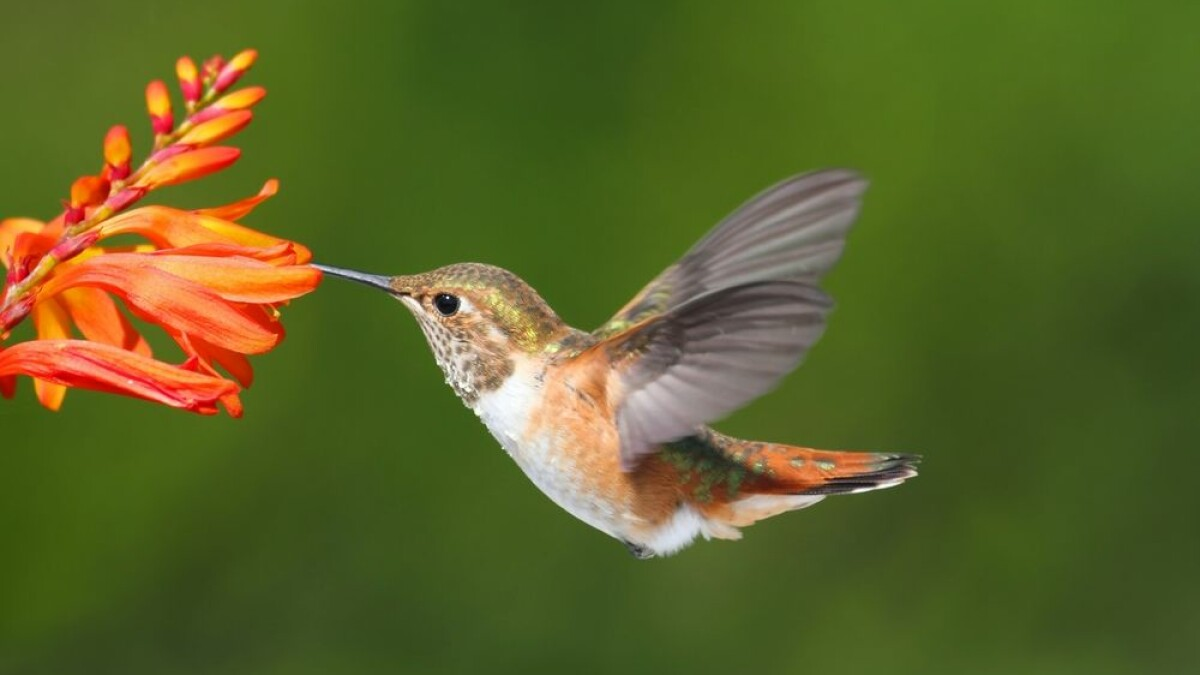
#> input picture Task -4/image2.jpg, 1200 x 675 px
$ jupyter execute 'Image to pencil sketch with python.ipynb'
#> lines starting #> are read from the running program, lines starting #| are printed output that depends on the picture
# LetsGrowMore (LGMVIP) - "DATA SCIENCE INTERNSHIP"

## LGMVIP July-22

#### _Created By - Zecil Jain_

### Task 4- Image to Pencil Sketch with Python

This is a short project aimed at converting RGB images into pencil sketches. The main library that we are going to use for this purpose is OpenCV.

### Importing Libraries

[cell 1]
import cv2
import matplotlib.pyplot as plt
plt.style.use('seaborn')

### Loading and Plotting the Original Image

Now that the libraries have been imported, we will be loading our target image that needs to be converted to a pencil sketch. For this we will be using imread function of cv2 library which takes the path of the file as the sole argument.

We will also be converting the image form its original format to RGB format for better processing.

[cell 2]
img = cv2.imread('image2.jpg')
#> img is the input picture: shape (675, 1200, 3); mean B, G, R 39, 98.7, 91.4
img = cv2.cvtColor(img, cv2.COLOR_BGR2RGB)
plt.figure(figsize=(8,8))
plt.imshow(img)
plt.axis('off')
plt.title('Original Image')
plt.show()

The above plot shows the image that we have imported and will be using for further processing.

### Converting the Original Image to Grayscale

To decrease the pixel complexity of image and increase the handling ease we will be converting this image to a grayscale format using cvtColor function.

[cell 3]
img_grayscale = cv2.cvtColor(img, cv2.COLOR_BGR2GRAY)
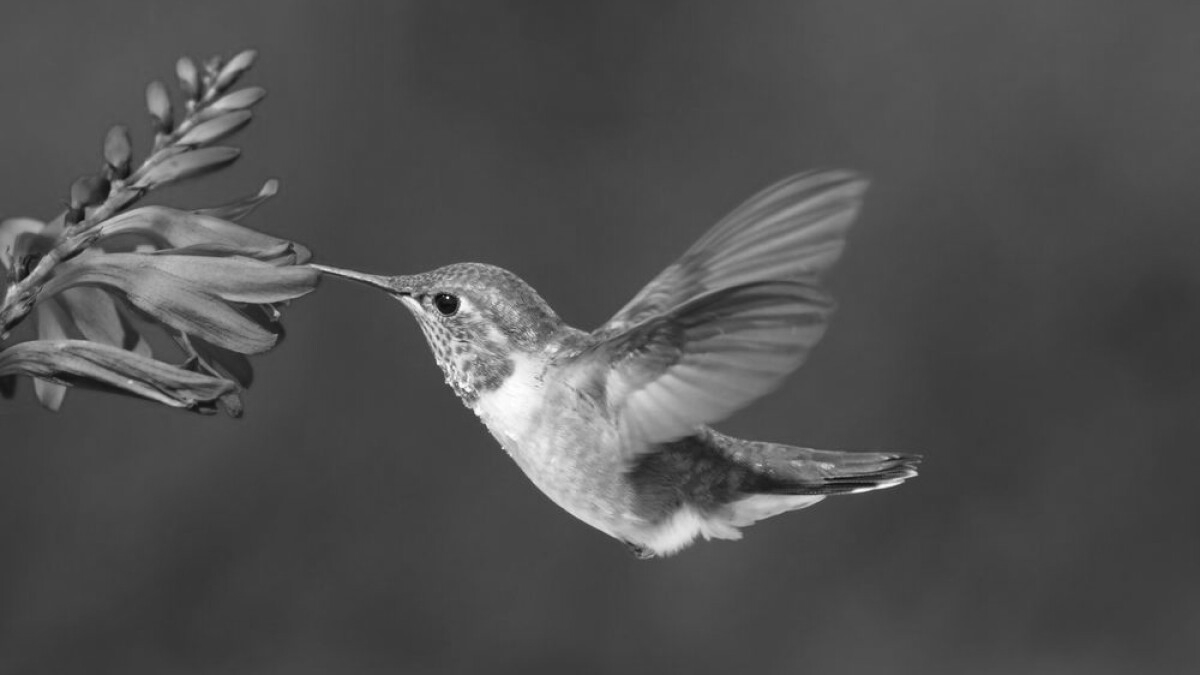
#> img_grayscale: shape (675, 1200); min 7, max 255, mean 80.1
plt.figure(figsize=(8,8))
plt.imshow(img_grayscale, cmap='gray')
plt.axis('off')
plt.title('GrayScale Image')
plt.show()

We can clearly see the grayscale image plotted above.

### Inversion of Image

Next step in processing the image is to invert the grayscale so that we can study the granularity and pixel spread of the image with much more precision and detail.

We are doing this because in order to convert an image to a pencil sketch, we need to study the image with more accuracy and detail. Only then the sketch generation will be accurate and good enough to show any semblance of the original image.

[cell 4]
img_invert = cv2.bitwise_not(img_grayscale)
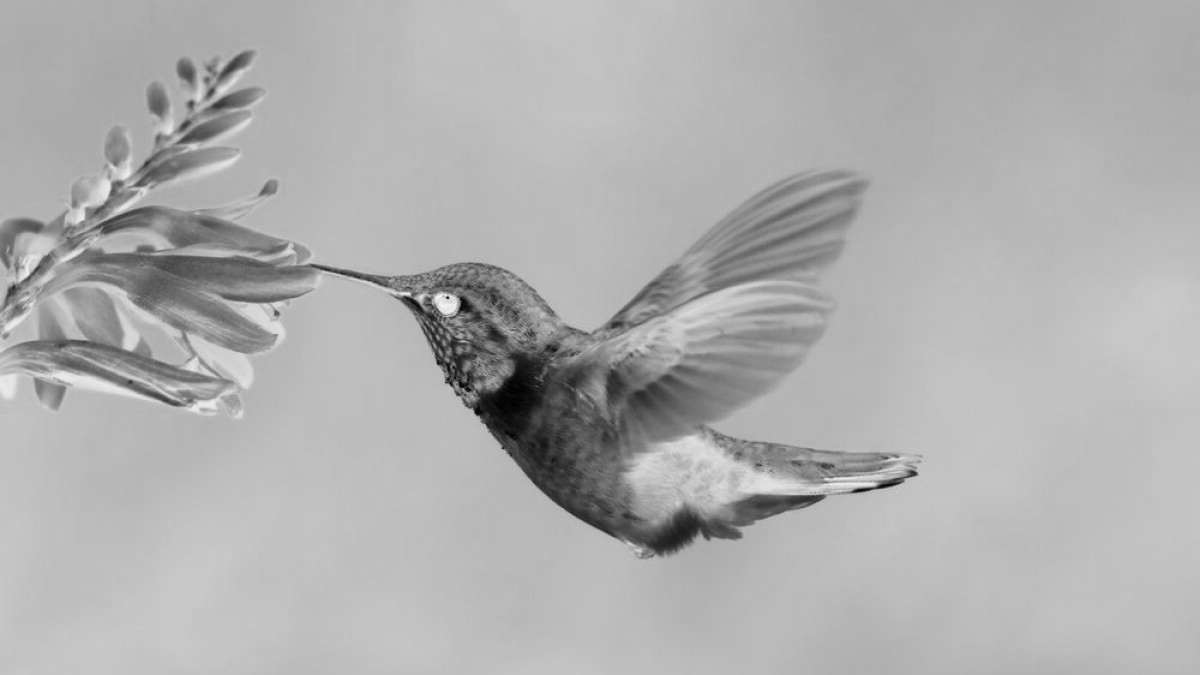
#> img_invert: shape (675, 1200); min 0, max 248, mean 174.9
plt.figure(figsize=(8,8))
plt.imshow(img_invert, cmap='gray')
plt.axis('off')
plt.title('Inverted Image')
plt.show()

Above, we can see the inverted image.

### Making inverted image smoother

We will be smoothing the inverted image to make sure that the sketch that we obtain in the end is less edgy and more smooth.

[cell 5]
img_smooth = cv2.GaussianBlur(img_invert, (21,21), sigmaX=0, sigmaY=0)
plt.figure(figsize=(8,8))
plt.imshow(img_smooth, cmap='gray')
plt.axis('off')
plt.title('Smooth Image')
plt.show()

The smoother version of the inverted image is obtained above.

### Converting the Smooth Image to Pencil Sketch

We are finished we image processing and the final step that's left is to covert it to a pencil sketch.

We know that cv2 library stores the image in terms of pixels in the form of arrays. Since array contains numbers for all pixels, we can manipulate any image imported using cv2 easily with the help of a simple python code.

For converting the smoother version of inverted image to a pencil sketch, we will be dividing the grayscale image array with smooth image array and scaling the output.

[cell 6]
pencil_sketch = cv2.divide(img_grayscale, 255-img_smooth, scale=255)
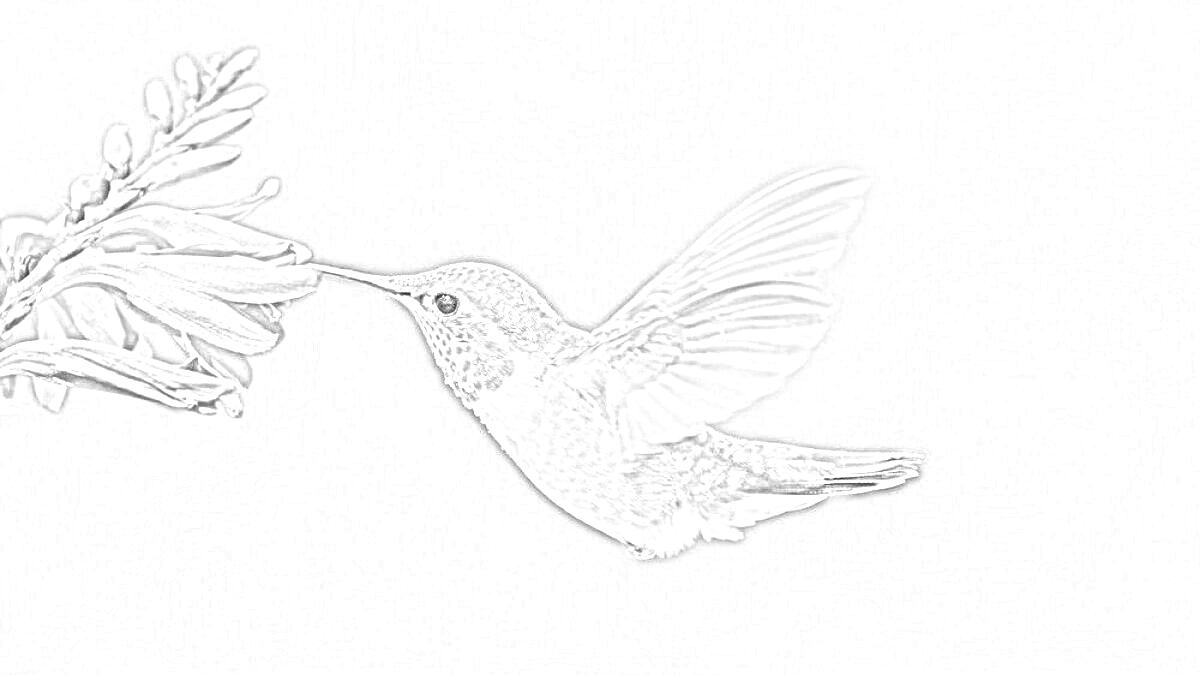
#> pencil_sketch: shape (675, 1200); min 32, max 255, mean 251.5
plt.figure(figsize=(8,8))
plt.imshow(pencil_sketch, cmap='gray')
plt.axis('off')
plt.title('Final Pencil Sketch Image')
plt.show()

### Displaying all Images

[cell 7]
plt.figure(figsize=(20,20))
plt.subplot(1,5,1)
plt.imshow(img)
plt.axis("off")
plt.title("Original Image")
plt.subplot(1,5,2)
plt.imshow(img_grayscale,cmap="gray")
plt.axis("off")
plt.title("GrayScale Image")
plt.subplot(1,5,3)
plt.imshow(img_invert,cmap="gray")
plt.axis("off")
plt.title("Inverted Image")
plt.subplot(1,5,4)
plt.imshow(img_smooth,cmap="gray")
plt.axis("off")
plt.title("Smooth Image")
plt.subplot(1,5,5)
plt.imshow(pencil_sketch,cmap="gray")
plt.axis("off")
plt.title("Final Pencil Sketch Image")
plt.show()
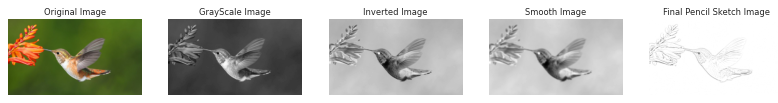
#> figure drawn by matplotlib, 5 panels

$ run again, with Task -4/image1.jpg copied over Task -4/image2.jpg
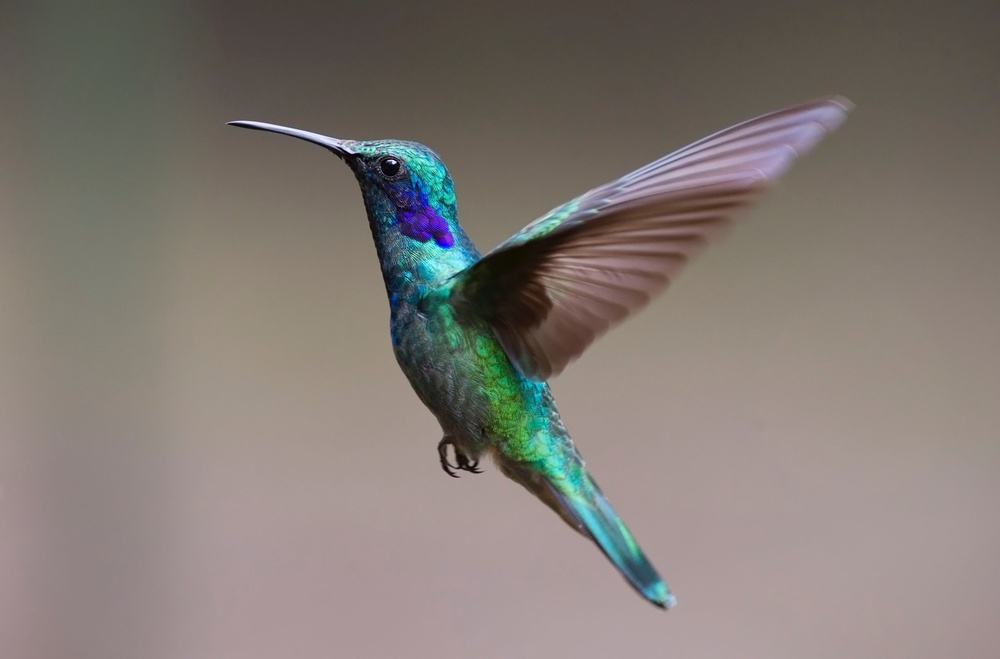
#> input picture Task -4/image1.jpg, 1000 x 659 px, shrunk from 3082 x 2031 before the run
#> img is the input picture: shape (659, 1000, 3); mean B, G, R 116.2, 121.9, 130.1
#> `img_invert = cv2.bitwise_not(img_grayscale)`:
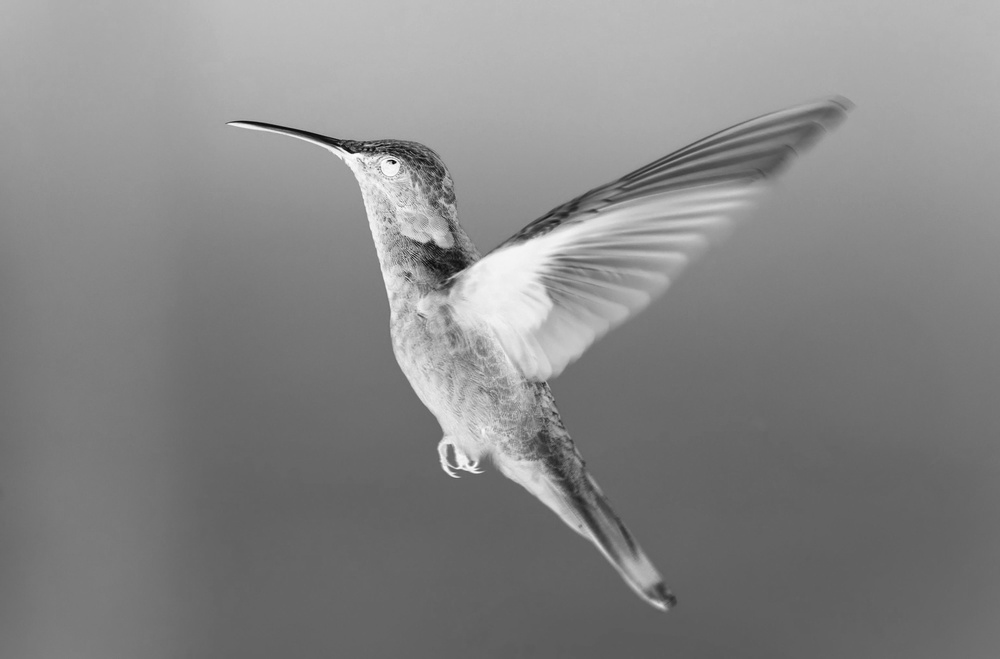
#> img_invert: shape (659, 1000); min 7, max 254, mean 133.9
#> `pencil_sketch = cv2.divide(img_grayscale, 255-img_smooth, scale=255)`:
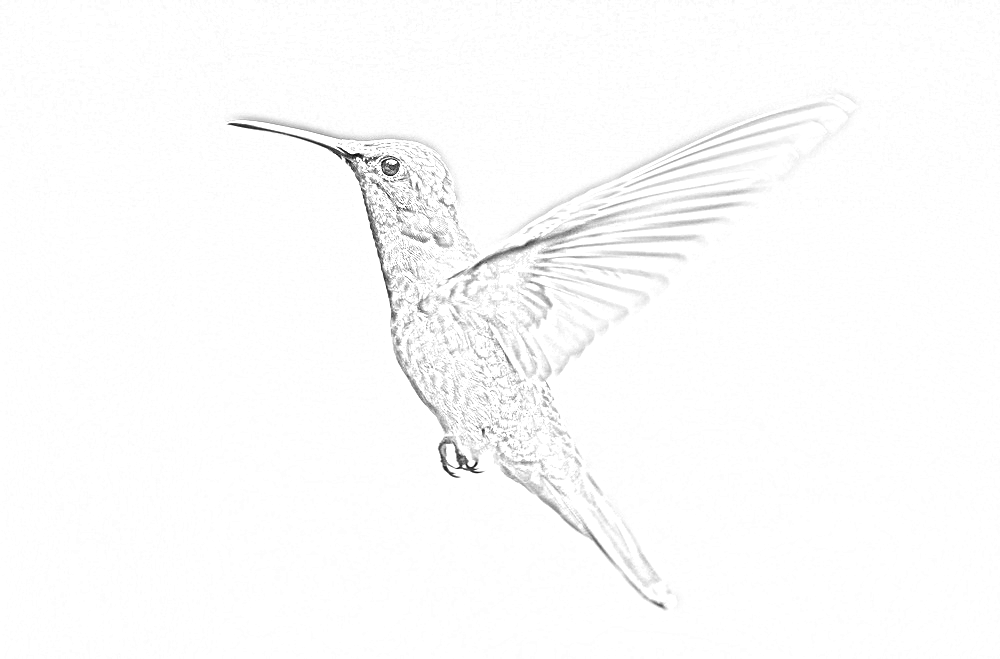
#> pencil_sketch: shape (659, 1000); min 7, max 255, mean 251.8
